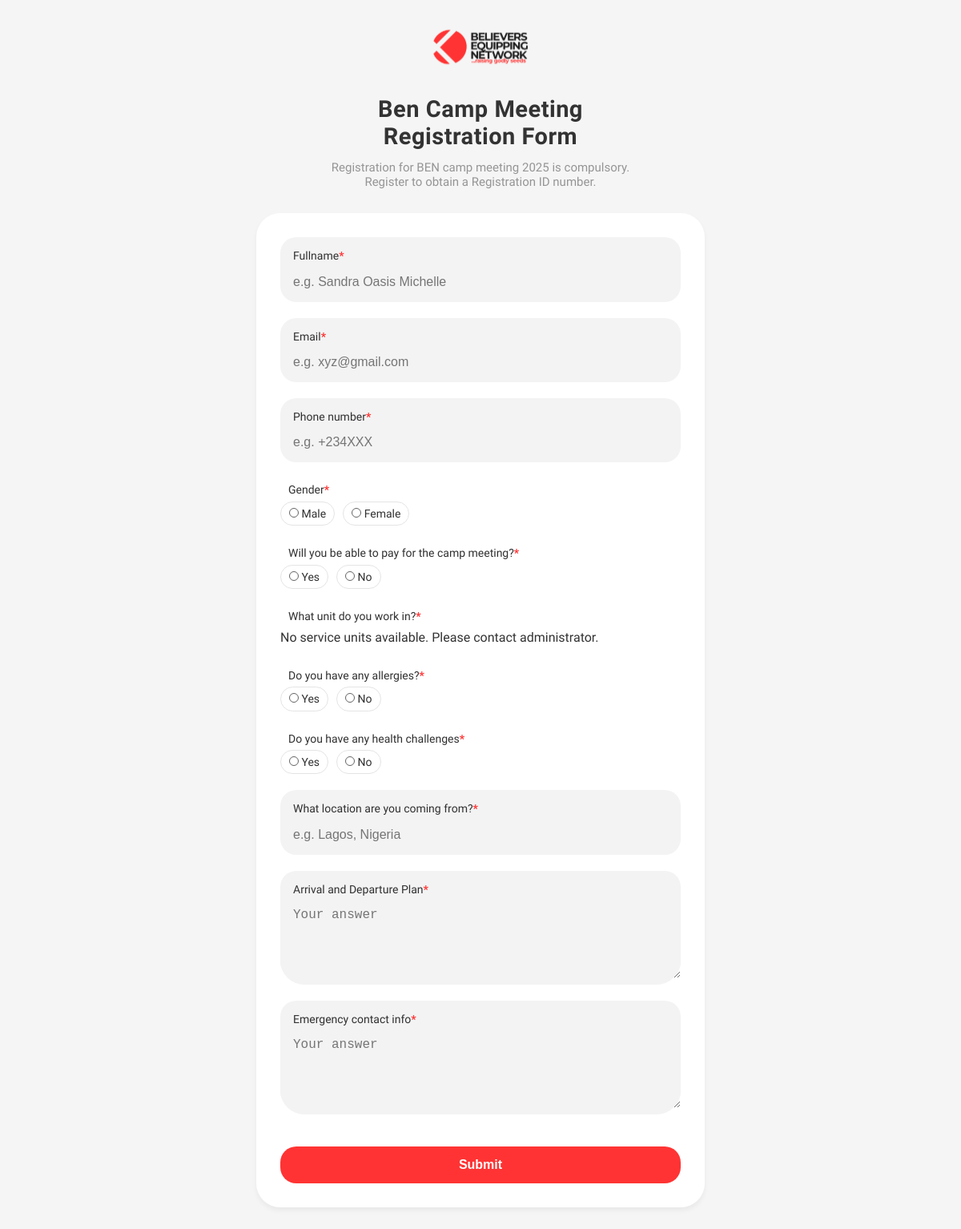
The app's page /, older data.
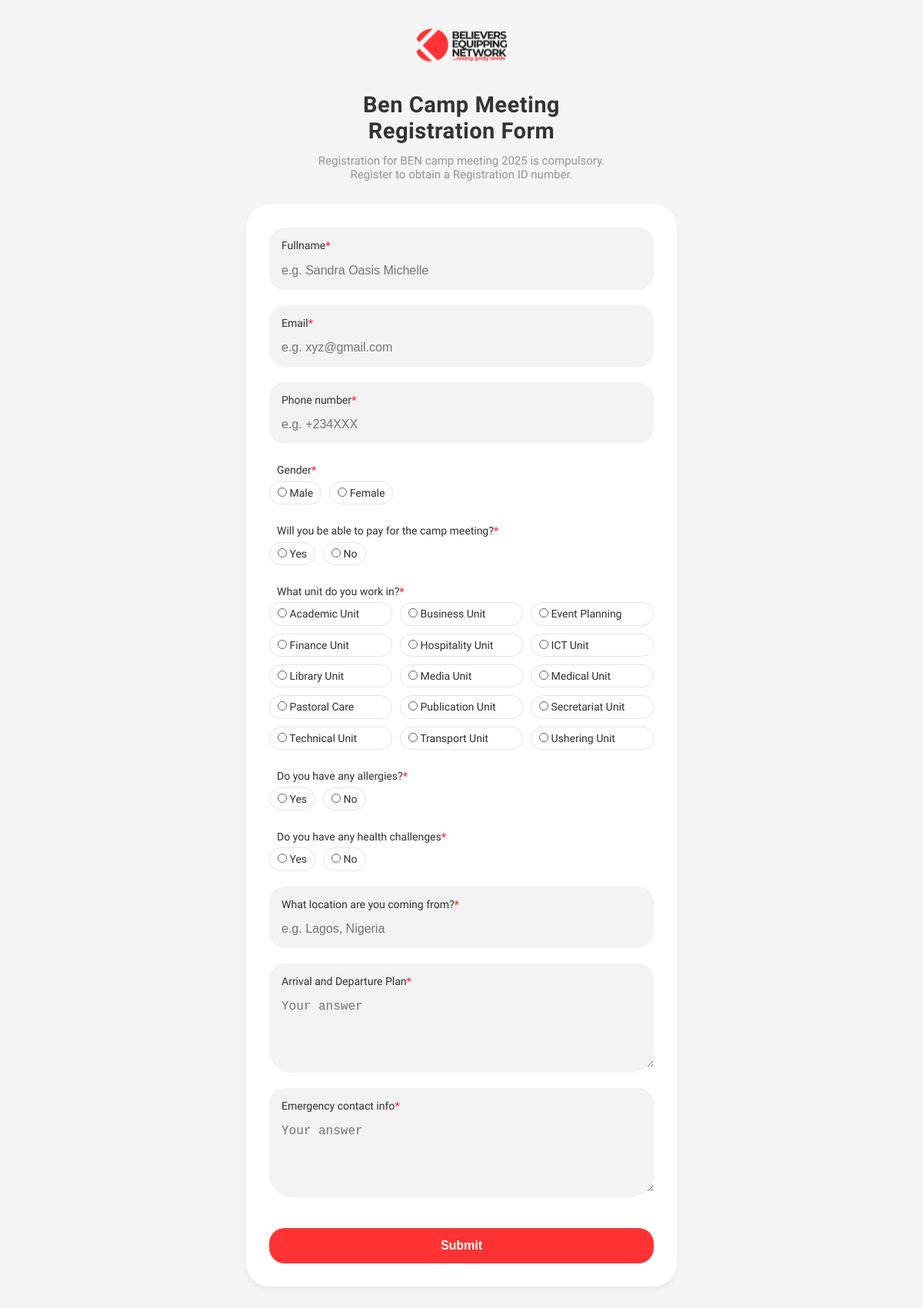
The same page, newer data.
### camp_form/models.py (models this page shows, shortened)
class ServiceUnit(models.Model):
    name = models.CharField(max_length=100, unique=True, verbose_name="Unit Name")
    description = models.TextField(blank=True, verbose_name="Description")
    is_active = models.BooleanField(default=True, verbose_name="Active")
    created_at = models.DateTimeField(auto_now_add=True)
    class Meta:
        verbose_name = "Service Unit"
        verbose_name_plural = "Service Units"
        ordering = ["name"]

### camp_form/views.py (the view, shortened to what this page needs)
# urls.py: path("", views.registration_form, name="registration_form"),
def registration_form(request):
    service_units = ServiceUnit.objects.filter(is_active=True).order_by("name")
    context = {"service_units": service_units}
    return render(request, "camp_form.html", context)

### templates/camp_form.html (shortened to what this page needs)
{% load static %}
<!DOCTYPE html>
<html lang="en">
<head>
    <link rel="stylesheet" href="{% static 'camp.css' %}">
</head>
<body>
    <div class="container">
        <div class="header">
            <div class="logo">
                <div >
                    <img src="{% static 'logo.svg' %}" alt="BEN Logo">
                </div>
                <span class="logo-text">Ben Camp Meeting Registration Form</span>
                <span class="logo-subtitle">Registration for BEN camp meeting 2025 is compulsory. Register to obtain a Registration ID number.</span>
            </div>
        </div>
        <div class="form-card">
            <form method="post" class="registration-form">
                <div class="form-group">
                    <label for="fullname">Fullname*</label>
                    <input type="text" id="fullname" name="fullname" placeholder="e.g. Sandra Oasis Michelle" required>
                </div>
                <div class="form-group">
                    <label for="email">Email*</label>
                    <input type="email" id="email" name="email" placeholder="e.g. xyz@gmail.com" required>
                </div>
                <div class="form-group">
                    <label for="phone">Phone number*</label>
                    <input type="tel" id="phone" name="phone" placeholder="e.g. +234XXX" required>
                </div>
                <div class="form-group">
                    <label>Gender*</label>
                    <div class="radio-group">
                        <label class="radio-item">
                            <input type="radio" name="gender" value="male" required>
                            Male
                        </label>
                        <label class="radio-item">
                            <input type="radio" name="gender" value="female" required>
                            Female
                        </label>
                    </div>
                </div>
                <div class="form-group">
                    <label>Will you be able to pay for the camp meeting?*</label>
                    <div class="radio-group">
                        <label class="radio-item">
                            <input type="radio" name="can_pay" value="yes" required>
                            Yes
                        </label>
                        <label class="radio-item">
                            <input type="radio" name="can_pay" value="no" required>
                            No
                        </label>
                    </div>
                </div>
                <div class="form-group">
                    <label>What unit do you work in?*</label>
                    <div class="checkbox-grid">
                        {% for unit in service_units %}
                            <label class="checkbox-item">
                                <input type="checkbox" name="work_unit" value="{{ unit.name }}" id="unit_{{ unit.id }}">
                                {{ unit.name }}
                            </label>
                        {% empty %}
                            <p>No service units available. Please contact administrator.</p>
                        {% endfor %}
                    </div>
                </div>
                <div class="form-group">
                    <label>Do you have any allergies?*</label>
                    <div class="radio-group">
                        <label class="radio-item">
                            <input type="radio" name="allergies" value="yes" id="allergies_yes" required>
                            Yes
                        </label>
                        <label class="radio-item">
                            <input type="radio" name="allergies" value="no" id="allergies_no" required>
                            No
                        </label>
                    </div>
                </div>
                <div class="form-group">
                    <label>Do you have any health challenges*</label>
                    <div class="radio-group">
                        <label class="radio-item">
                            <input type="radio" name="health_challenges" value="yes" id="health_yes" required>
                            Yes
                        </label>
                        <label class="radio-item">
                            <input type="radio" name="health_challenges" value="no" id="health_no" required>
                            No
                        </label>
                    </div>
                </div>
                <div class="form-group">
                    <label for="location">What location are you coming from?*</label>
                    <input type="text" id="location" name="location" placeholder="e.g. Lagos, Nigeria" required>
                </div>
                <div class="form-group">
                    <label for="arrival_departure">Arrival and Departure Plan*</label>
                    <textarea id="arrival_departure" name="arrival_departure" placeholder="Your answer" required></textarea>
                </div>
                <div class="form-group">
                    <label for="emergency_contact">Emergency contact info*</label>
                    <textarea id="emergency_contact" name="emergency_contact" placeholder="Your answer" required></textarea>
                </div>
                <button type="submit" class="submit-btn">Submit</button>
            </form>
        </div>
    </div>
</body>
</html>
</html>

### static/camp.css (style rules this page uses)
* { margin: 0; padding: 0; box-sizing: border-box; }
body { font-family: 'Geist', -apple-system, BlinkMacSystemFont, 'Segoe UI', Roboto, Oxygen, Ubuntu, Cantarell, sans-serif; background-color: #f5f5f5; line-height: 1.6; color: #333; }
.container { max-width: 600px; margin: 0 auto; padding: 20px; }
.header { text-align: center; margin-bottom: 30px; }
.logo { display: flex; flex-direction: column; align-items: center; justify-content: center; gap: 12px; margin-bottom: 20px; }
.logo-text { font-weight: 600; color: #333; font-size: 29px; line-height: 120%; letter-spacing: 0.5px; text-align: center; max-width: 388px; }
.logo-subtitle { color: #959595; font-size: 15px; line-height: 120%; text-align: center; font-weight: 500; max-width: 423px; }
.form-card { background: white; border-radius: 30px; box-shadow: 0 4px 6px rgba(0, 0, 0, 0.05); padding: 30px; margin-bottom: 20px; }
.form-group { margin-bottom: 20px; background-color: #F3F3F3; border-radius: 30px; transition: all 0.3s ease; }
.form-group:has(.radio-group), .form-group:has(.checkbox-grid) { background-color: white; }
.form-group label { display: block; font-weight: 500; color: #303030; font-size: 14px; padding: 12px 16px 0; background-color: #F3F3F3; border-radius: 20px 20px 0 0; }
.form-group:has(.radio-group) label, .form-group:has(.checkbox-grid) label { background-color: white; border-radius: 20px 20px 20px 20px; padding: 3px 10px; }
.form-group input[type="text"], .form-group input[type="email"], .form-group input[type="tel"], .form-group textarea { width: 100%; padding: 12px 16px 16px; border: none; border-radius: 0 0 20px 20px; font-size: 16px; background-color: #F3F3F3; margin-top: 0; }
.form-group textarea { min-height: 100px; resize: vertical; }
.radio-group { display: flex; align-items: center; gap: 10px; flex-wrap: wrap; background-color: transparent; }
.radio-item { display: flex; align-items: center; gap: 8px; cursor: pointer; font-weight: 500; font-size: 14px; color: #272727; border: 1px solid #E4E4E4; transition: border-color 0.2s ease; }
.radio-item input[type="radio"] { appearance: none; width: 12px; height: 12px; border: 1px solid #636363; border-radius: 50%; position: relative; margin: 0; }
.checkbox-grid { display: grid; grid-template-columns: repeat(auto-fit, minmax(150px, 1fr)); gap: 10px; background-color: white; border-radius: 0 0 20px 20px; }
.checkbox-item { display: flex; align-items: center; gap: 8px; cursor: pointer; font-weight: 500; font-size: 14px; color: #272727; border: 1px solid #E4E4E4; border-radius: 6px; background-color: white; transition: background-color 0.2s ease; }
.checkbox-item input[type="checkbox"] { appearance: none; width: 12px; height: 12px; border: 1px solid #636363; border-radius: 50%; position: relative; margin: 0; background-color: white; }
.submit-btn { width: 100%; background-color: #FF3333; color: white; border: none; padding: 14px 0px; border-radius: 20px; font-size: 16px; font-weight: 700; cursor: pointer; transition: transform 0.2s ease, box-shadow 0.2s ease; margin-top: 20px; }

Row changes from the older to the newer data that the page shows:
added ServiceUnit: name "Academic Unit"
added ServiceUnit: name "Business Unit"
added ServiceUnit: name "Event Planning"
added ServiceUnit: name "Finance Unit"
added ServiceUnit: name "Hospitality Unit"
added ServiceUnit: name "ICT Unit"
added ServiceUnit: name "Library Unit"
added ServiceUnit: name "Media Unit"
added ServiceUnit: name "Medical Unit"
added ServiceUnit: name "Pastoral Care"
added ServiceUnit: name "Publication Unit"
added ServiceUnit: name "Secretariat Unit"
added ServiceUnit: name "Technical Unit"
added ServiceUnit: name "Transport Unit"
added ServiceUnit: name "Ushering Unit"
Text that changed along with them:
text no longer shown: "No service units available. Please contact administrator."
